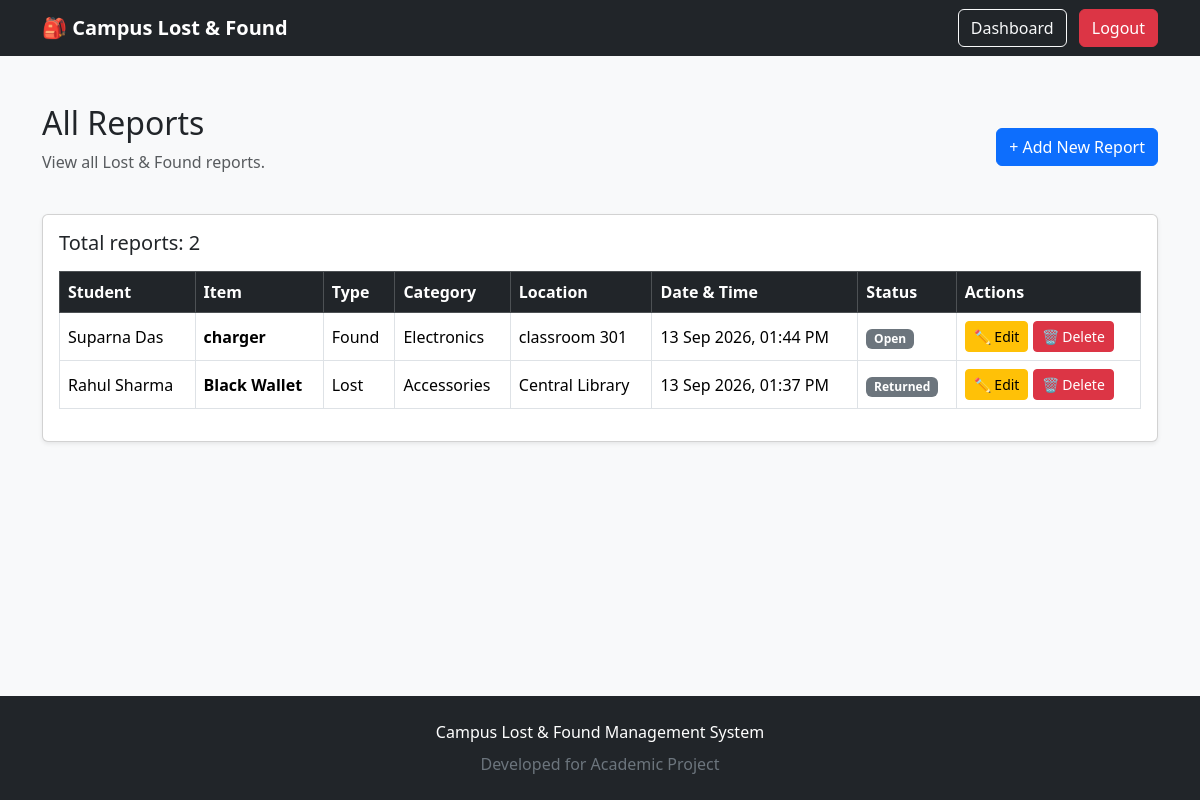
The app's page /reports/ (signed in) with its own data.
### reports/models.py (models this page shows, shortened)
class Report(models.Model):
    REPORT_TYPE_CHOICES = [
        ('Lost', 'Lost'),
        ('Found', 'Found'),
    ]
    STATUS_CHOICES = [
        ('Open', 'Open'),
        ('Returned', 'Returned'),
    ]
    CATEGORY_CHOICES = [
        ('Electronics', 'Electronics'),
        ('Documents', 'Documents'),
        ('Accessories', 'Accessories'),
        ('Books', 'Books'),
        ('Clothing', 'Clothing'),
        ('Other', 'Other'),
    ]
    student_name = models.CharField(max_length=100)
    enrollment_number = models.CharField(max_length=50)
    phone_number = models.CharField(max_length=15)
    report_type = models.CharField(
        max_length=10,
        choices=REPORT_TYPE_CHOICES
    )
    item_name = models.CharField(max_length=100)
    category = models.CharField(
        max_length=30,
        choices=CATEGORY_CHOICES
    )
    description = models.TextField()
    location = models.CharField(max_length=200)
    date_time = models.DateTimeField()
    status = models.CharField(
        max_length=10,
        choices=STATUS_CHOICES,
        default='Open'
    )
    returned_date = models.DateTimeField(
        blank=True,
        null=True
    )
    created_at = models.DateTimeField(
        auto_now_add=True
    )

### reports/views.py (the view)
@login_required
def report_list(request):
    reports = Report.objects.all().order_by('-created_at')
    return render(
        request,
        'reports/report_list.html',
        {'reports': reports}
    )

### reports/templates/reports/report_list.html
{% extends 'reports/base.html' %}
{% block content %}
<div class="d-flex justify-content-between align-items-center mb-4">
    <div>
        <h2>All Reports</h2>
        <p class="text-muted">
            View all Lost & Found reports.
        </p>
    </div>
    <a
        href="{% url 'add_report' %}"
        class="btn btn-primary"
    >
        + Add New Report
    </a>
</div>
<div class="card shadow-sm">
    <div class="card-body">
        <h5 class="mb-3">
            Total reports: {{ reports.count }}
        </h5>
        {% if reports %}
        <div class="table-responsive">
            <table class="table table-bordered table-hover align-middle">
                <thead class="table-dark">
                    <tr>
                        <th>Student</th>
                        <th>Item</th>
                        <th>Type</th>
                        <th>Category</th>
                        <th>Location</th>
                        <th>Date & Time</th>
                        <th>Status</th>
                        <th>Actions</th>
                    </tr>
                </thead>
                <tbody>
                    {% for report in reports %}
                    <tr>
                        <td>
                            {{ report.student_name }}
                        </td>
                        <td>
                            <strong>
                                {{ report.item_name }}
                            </strong>
                        </td>
                        <td>
                            {{ report.report_type }}
                        </td>
                        <td>
                            {{ report.category }}
                        </td>
                        <td>
                            {{ report.location }}
                        </td>
                        <td>
                            {{ report.date_time|date:"d M Y, h:i A" }}
                        </td>
                        <td>
                            {% if report.status == "Pending" %}
                                <span class="badge bg-warning text-dark">
                                    Pending
                                </span>
                            {% elif report.status == "Resolved" %}
                                <span class="badge bg-success">
                                    Resolved
                                </span>
                            {% else %}
                                <span class="badge bg-secondary">
                                    {{ report.status }}
                                </span>
                            {% endif %}
                        </td>
                        <td>
                            <a
                                href="{% url 'edit_report' report.id %}"
                                class="btn btn-sm btn-warning"
                            >
                                ✏️ Edit
                            </a>
                            <a
                                href="{% url 'delete_report' report.id %}"
                                class="btn btn-sm btn-danger"
                            >
                                🗑️ Delete
                            </a>
                        </td>
                    </tr>
                    {% endfor %}
                </tbody>
            </table>
        </div>
        {% else %}
            <div class="alert alert-info">
                No reports have been added yet.
            </div>
        {% endif %}
    </div>
</div>
{% endblock %}

### reports/templates/reports/base.html (shortened to what this page needs)
<!DOCTYPE html>
<html lang="en">
<head>
    <link
        href="https://cdn.jsdelivr.net/npm/bootstrap@5.3.3/dist/css/bootstrap.min.css"
        rel="stylesheet"
    >
</head>
<body>
<div class="page-wrapper">
    <nav class="navbar navbar-dark bg-dark">
        <div class="container">
            <a
                class="navbar-brand fw-bold"
                href="{% url 'dashboard' %}"
            >
                🎒 Campus Lost & Found
            </a>
            {% if user.is_authenticated %}
            <div>
                <a
                    href="{% url 'dashboard' %}"
                    class="btn btn-outline-light me-2"
                >
                    Dashboard
                </a>
                <form
                    method="POST"
                    action="{% url 'logout' %}"
                    style="display: inline;"
                >
                    <button
                        type="submit"
                        class="btn btn-danger"
                    >
                        Logout
                    </button>
                </form>
            </div>
            {% endif %}
        </div>
    </nav>
    <main class="main-content">
        <div class="container py-5">
            {% block content %}
            {% endblock %}
        </div>
    </main>
    <footer class="bg-dark text-white text-center py-4">
        <div class="container">
            <div class="mb-2">
                Campus Lost & Found Management System
            </div>
            <div class="text-secondary">
                Developed for Academic Project
            </div>
        </div>
    </footer>
</div>
</body>
</html>

### reports/templates/reports/base.html (style rules this page uses)
html, body { height: 100%; }
body { background-color: #f8f9fa; }
.page-wrapper { min-height: 100vh; display: flex; flex-direction: column; }
.main-content { flex: 1; }
footer { margin-top: 80px; }

### records on screen
Report: student_name "Suparna Das", item_name "charger", report_type "Found", category "Electronics", location "classroom 301", date_time "13 Sep 2026, 01:44 PM", status "Open"
Report: student_name "Rahul Sharma", item_name "Black Wallet", report_type "Lost", category "Accessories", location "Central Library", date_time "13 Sep 2026, 01:37 PM", status "Returned"

### other values on screen
{{ reports.count }} "2"
